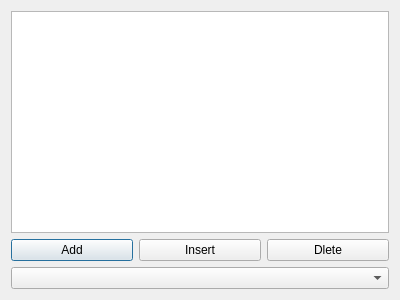
<?xml version="1.0" encoding="UTF-8"?>
<ui version="4.0">
 <class>Dialog</class>
 <widget class="QDialog" name="Dialog">
  <property name="geometry">
   <rect>
    <x>0</x>
    <y>0</y>
    <width>400</width>
    <height>300</height>
   </rect>
  </property>
  <property name="windowTitle">
   <string>Dialog</string>
  </property>
  <layout class="QVBoxLayout" name="verticalLayout">
   <item>
    <widget class="QListView" name="listView">
     <property name="editTriggers">
      <set>QAbstractItemView::DoubleClicked|QAbstractItemView::EditKeyPressed</set>
     </property>
    </widget>
   </item>
   <item>
    <layout class="QHBoxLayout" name="horizontalLayout">
     <item>
      <widget class="QPushButton" name="pushButton">
       <property name="text">
        <string>Add</string>
       </property>
      </widget>
     </item>
     <item>
      <widget class="QPushButton" name="pushButton_2">
       <property name="text">
        <string>Insert</string>
       </property>
      </widget>
     </item>
     <item>
      <widget class="QPushButton" name="pushButton_3">
       <property name="text">
        <string>Dlete</string>
       </property>
      </widget>
     </item>
    </layout>
   </item>
   <item>
    <widget class="QComboBox" name="comboBox"/>
   </item>
  </layout>
 </widget>
 <layoutdefault spacing="6" margin="11"/>
 <resources/>
 <connections/>
</ui>
